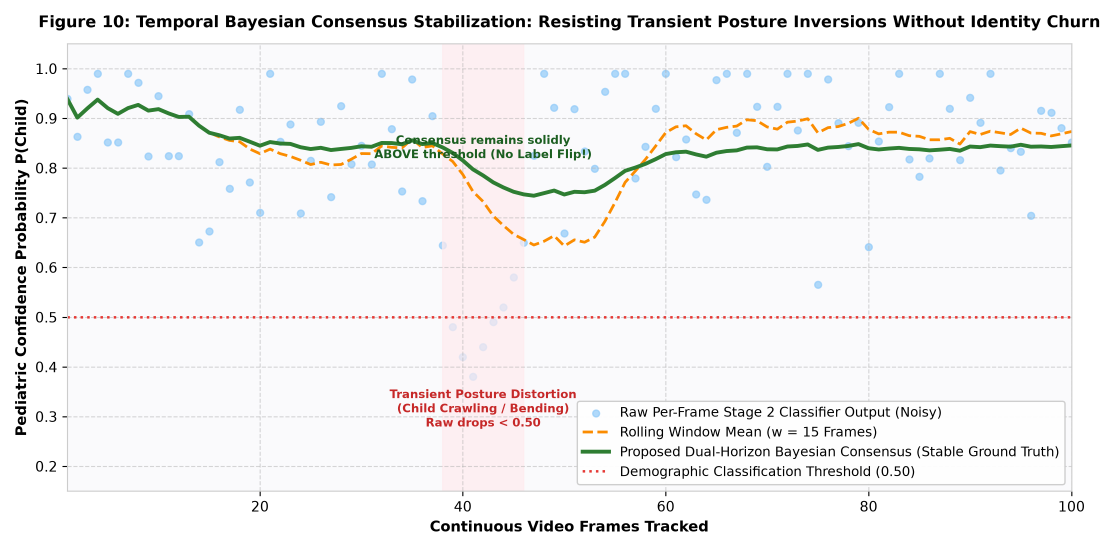
#> input picture export_latex/images/fig10_tracklet_bayesian_convergence.png, 3300 x 1650 px (shown at 1/3 size); its folder holds only this picture in this run
$ python compress_images.py
#> lines starting #> are read from the running program, lines starting #| are printed output that depends on the picture

import os
import glob
from PIL import Image

image_dir = r"C:\Users\doks\Desktop\cooking_my_thesis\export_latex\images"
pngs = glob.glob(os.path.join(image_dir, "*.png"))

for png in pngs:
    img = Image.open(png)
#> img is the input picture: PIL image 3300x1650 RGBA; mean R, G, B, A 242.9, 242, 242.5, 255
    if img.mode in ("RGBA", "P"):
        img = img.convert("RGB")
#> img: PIL image 3300x1650 RGB

    # Resize if too large to save space
    if img.width > 1200:
        ratio = 1200.0 / img.width
#> ratio = 0.364
        new_size = (1200, int(img.height * ratio))
#> new_size = (1200, 600)
        img = img.resize(new_size, Image.Resampling.LANCZOS)
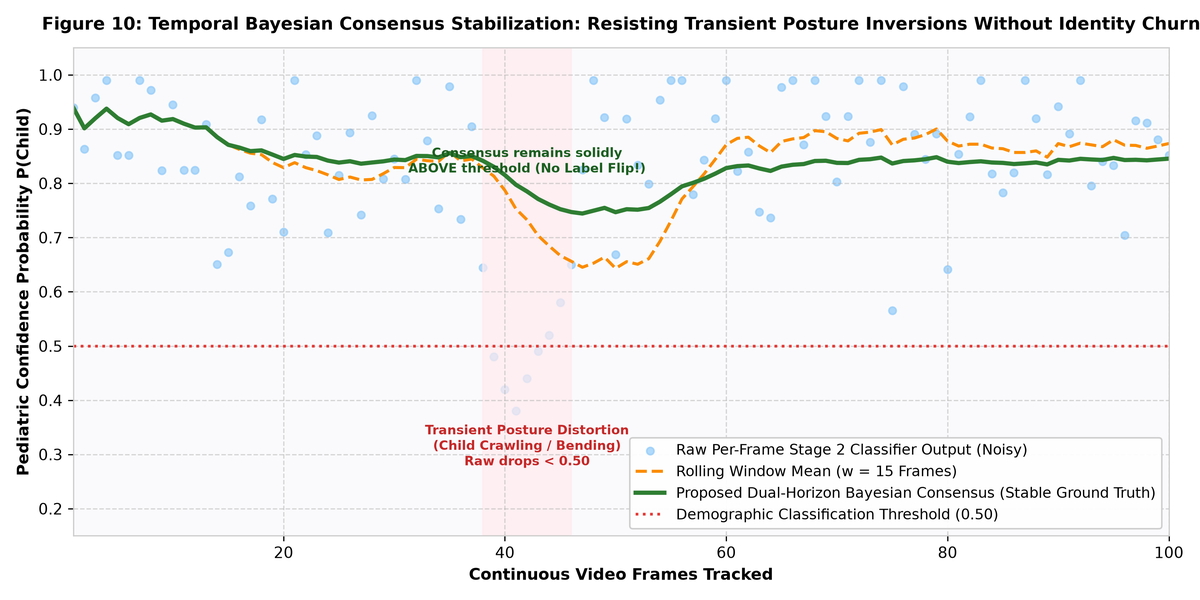
#> img: PIL image 1200x600 RGB; mean R, G, B 242.7, 241.9, 242.4

    jpg_path = png.replace(".png", ".jpg")
    img.save(jpg_path, "JPEG", quality=75, optimize=True)
    os.remove(png)

# Update tex files
tex_dir = r"C:\Users\doks\Desktop\cooking_my_thesis\export_latex\chapters"
tex_files = glob.glob(os.path.join(tex_dir, "*.tex"))
for tex in tex_files:
    with open(tex, "r", encoding="utf-8") as f:
        content = f.read()
    content = content.replace(".png}", ".jpg}")
    with open(tex, "w", encoding="utf-8") as f:
        f.write(content)

print("Compression complete!")

$ run again, on export_latex/images/fig2_sobel_outer_product_convolution.png
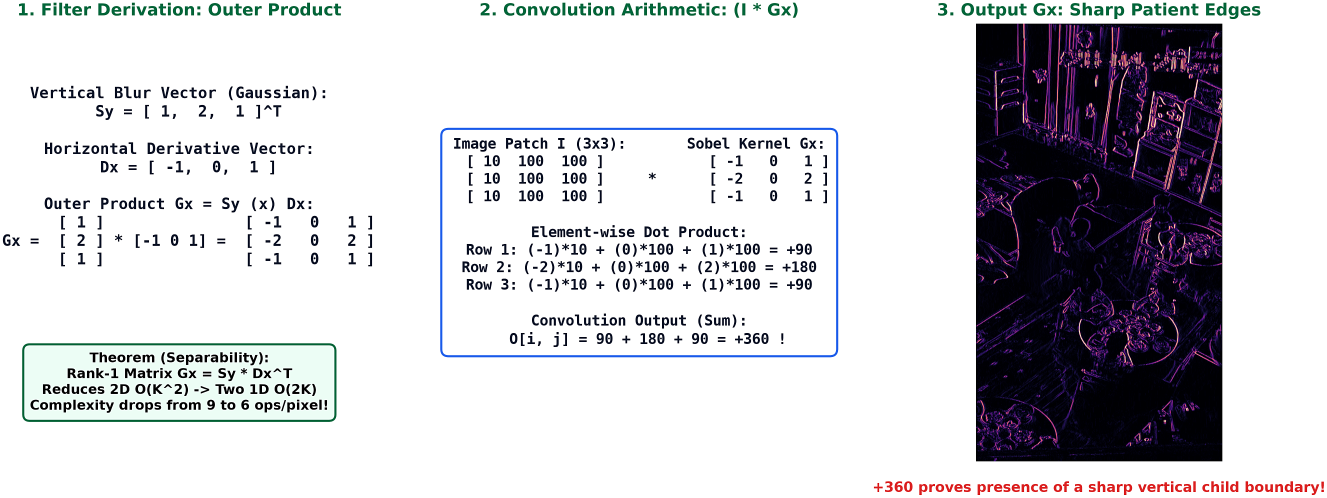
#> input picture export_latex/images/fig2_sobel_outer_product_convolution.png, 3979 x 1492 px (shown at 1/3 size)
#> img is the input picture: PIL image 3979x1492 RGB; mean R, G, B 205.8, 205.3, 208.9
#> `img = img.resize(new_size, Image.Resampling.LANCZOS)`:
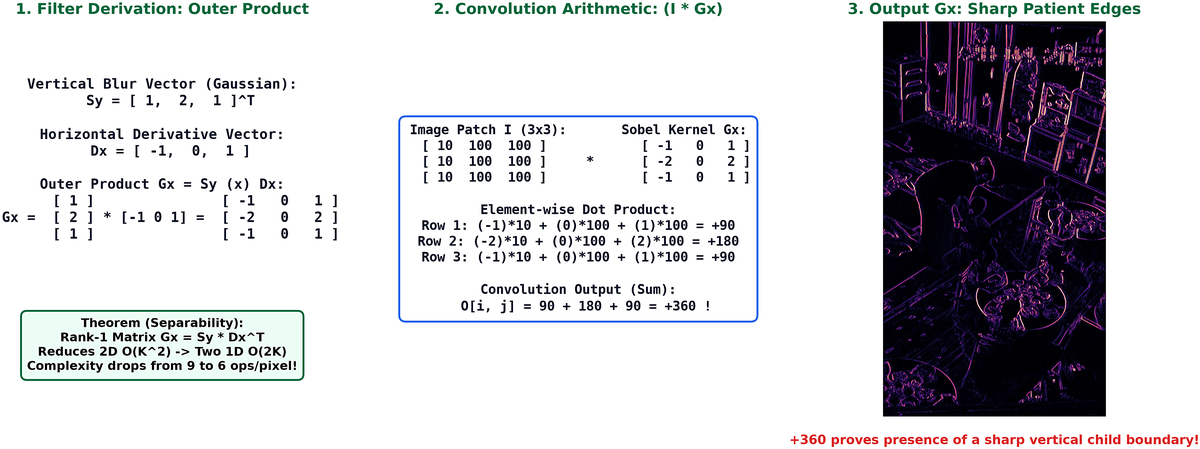
#> img: PIL image 1200x449 RGB; mean R, G, B 205.8, 205, 208.6

$ run again, on export_latex/images/fig3_gradient_field_sigmoid.png
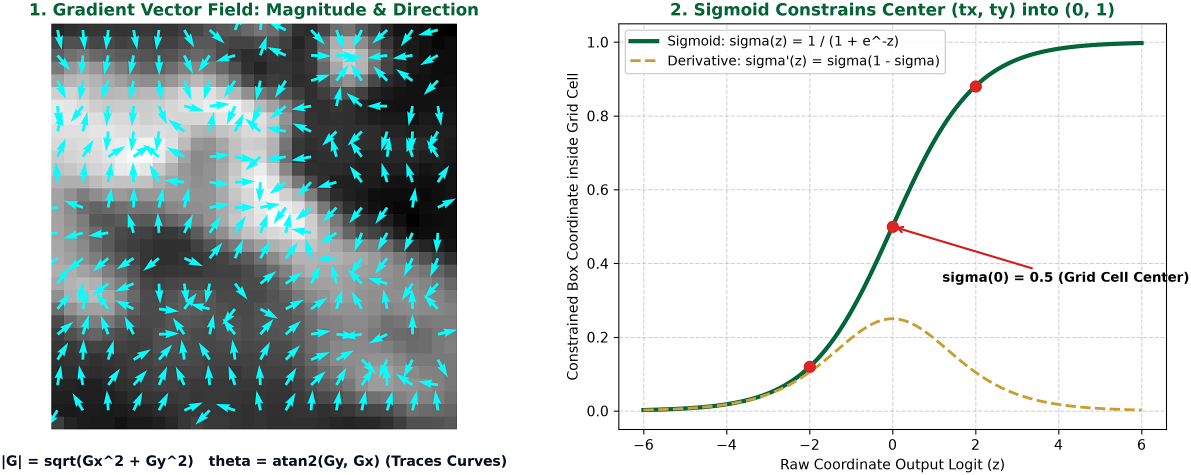
#> input picture export_latex/images/fig3_gradient_field_sigmoid.png, 3572 x 1424 px (shown at 1/3 size)
#> img is the input picture: PIL image 3572x1424 RGB; mean R, G, B 200.2, 209.1, 208.4
#> `img = img.resize(new_size, Image.Resampling.LANCZOS)`:
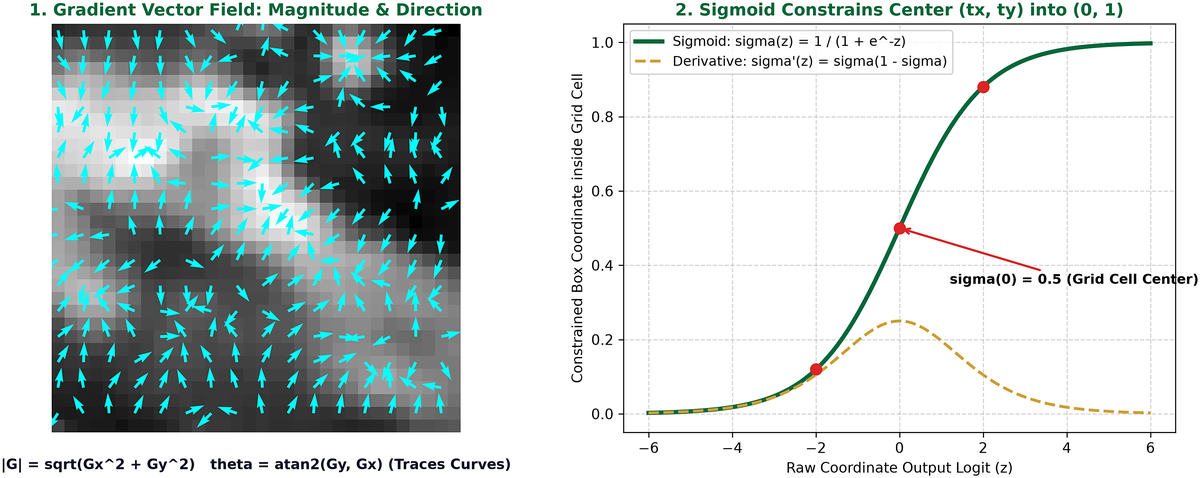
#> img: PIL image 1200x478 RGB; mean R, G, B 200, 208.6, 207.9

$ run again, on export_latex/images/fig1_quantization_matrix.png
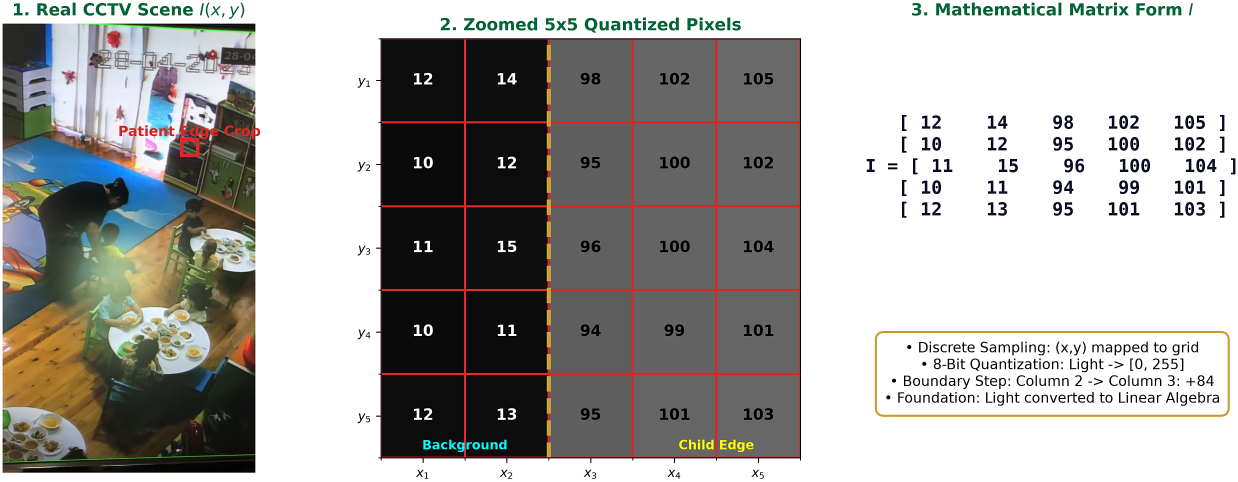
#> input picture export_latex/images/fig1_quantization_matrix.png, 3714 x 1444 px (shown at 1/3 size)
#> img is the input picture: PIL image 3714x1444 RGB; mean R, G, B 168.5, 167, 164.1
#> `img = img.resize(new_size, Image.Resampling.LANCZOS)`:
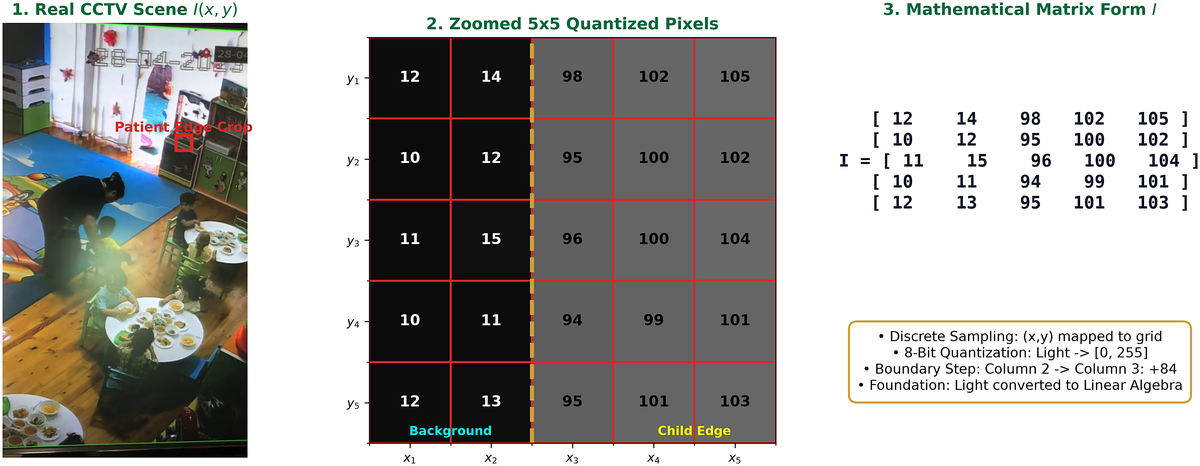
#> img: PIL image 1200x466 RGB; mean R, G, B 168.3, 166.8, 163.8
